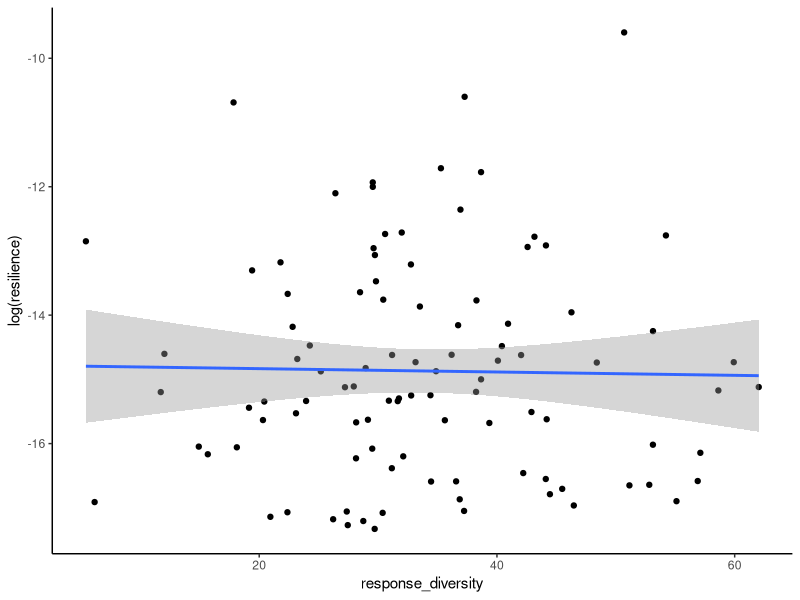
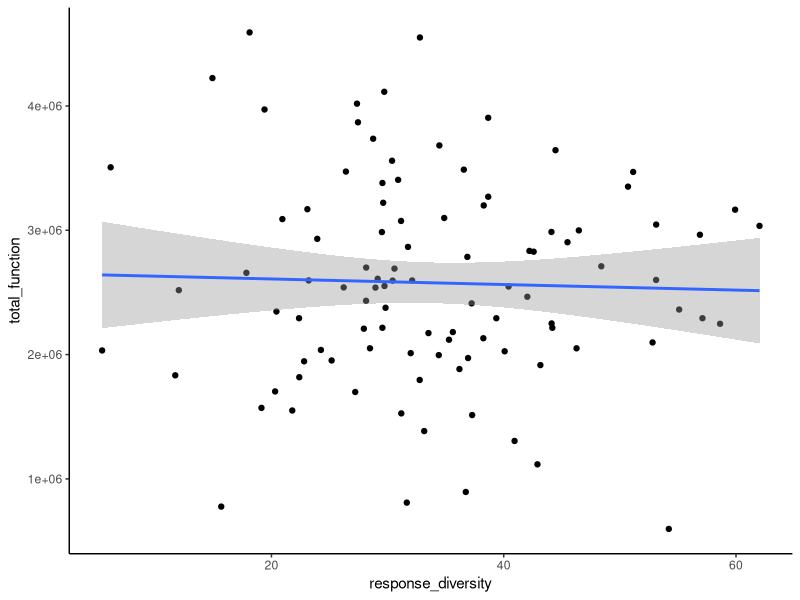
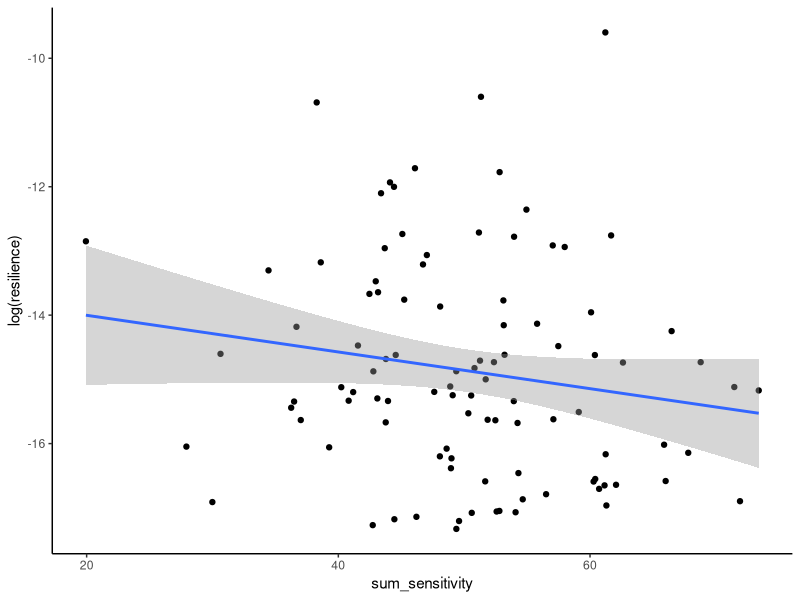
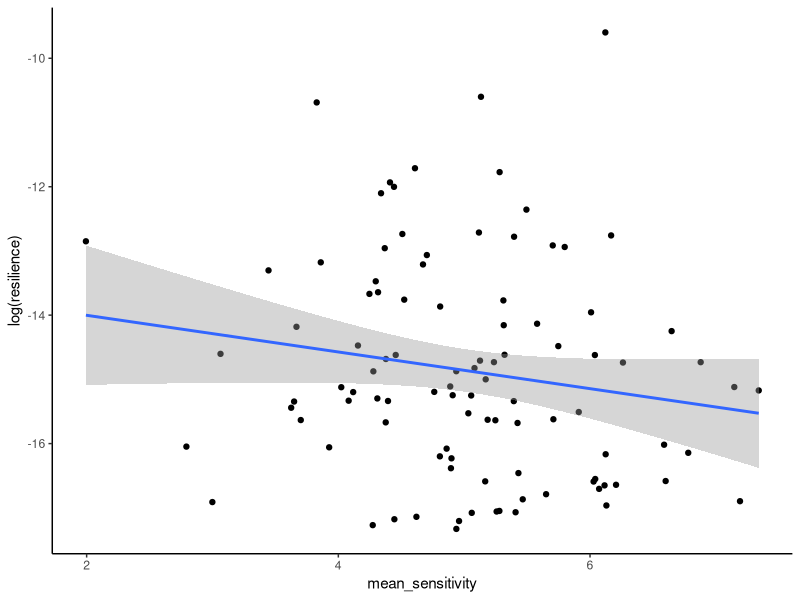

R code for these plots, in order:
# load libraries
library(tidyverse)

# set working directory
setwd(dirname(rstudioapi::getActiveDocumentContext()$path))

# define parameters
n_species <- 10
abundance_intercept_range <- c(0, 1000)
abundance_slope_range <- c(-10, 10)
function_intercept_range <- c(0, 0)
function_slope_range <- c(0, 10)
environment_vals <- seq(0, 100, 1)
n_simulations <- 100

# generate random abundance functions
generate_random_functions <- function(n_species, abund_intercept_range, abund_slope_range, funct_intercept_range, funct_slope_range){
  # loop over each species in model and generate random linear abundance and "function" functions for each one
  # model:
    # abundance = slope * environment + intercept
    # function = slope * abundance + intercept
  do.call(rbind, lapply(1:n_species, function(i){
    data.frame(species_ID = i,
               abundance_intercept = runif(1, abund_intercept_range[1], abund_intercept_range[2]),
               abundance_slope = runif(1, abund_slope_range[1], abund_slope_range[2]),
               function_intercept = runif(1, funct_intercept_range[1], funct_intercept_range[2]),
               function_slope = runif(1, funct_slope_range[1], funct_slope_range[2]))
  }))
}

test <- generate_random_functions(n_species, abundance_intercept_range, abundance_slope_range, function_intercept_range, function_slope_range)

# function to run one simulation (one set of random models)
run_one_sim <- function(n_species, environment_vals, abundance_intercept_range, abundance_slope_range, function_intercept_range, function_slope_range){
  # generate a random set of models
  models <- generate_random_functions(n_species,
                                        abundance_intercept_range,
                                        abundance_slope_range,
                                        function_intercept_range,
                                        function_slope_range)
  
  # calculate abundances and functions for a range of environment values
  model_results <- do.call(rbind, lapply(environment_vals, function(E){
    # loop over every species in model
    do.call(rbind, lapply(1:nrow(models), function(i){
      curr_abundance <- ifelse(((models$abundance_slope[i] * E) + models$abundance_intercept[i]) > 0, ((models$abundance_slope[i] * E) + models$abundance_intercept[i]), 0)
      curr_function <- (models$function_slope[i] * curr_abundance) + models$function_intercept[i]
      data.frame(E = E,
                 species_ID = models$species_ID[i],
                 slope = models$abundance_slope[i],
                 abundance = curr_abundance,
                 funct = curr_function)
    }))
  }))
}

# function to run n simulations
run_n_sims <- function(n_sims, n_species, environment_vals, abundance_intercept_range, abundance_slope_range, function_intercept_range, function_slope_range){
  do.call(rbind, lapply(1:n_sims, function(n){
    curr_results <- run_one_sim(n_species, environment_vals, abundance_intercept_range, abundance_slope_range, function_intercept_range, function_slope_range) %>%
      mutate(sim_number = n)
  }))
}

# run n sets of models
all_results <- run_n_sims(n_simulations, n_species, environment_vals, abundance_intercept_range, abundance_slope_range, function_intercept_range, function_slope_range)

# calculate resilience for each set of models (as inverse variance in sum of functions across environmental gradient)
resilience <- all_results %>%
  group_by(sim_number, E) %>%
  summarize(total_function = sum(funct)) %>%
  group_by(sim_number) %>%
  summarize(resilience = 1/var(total_function),
            total_function = sum(total_function))

# calculate response diversity as variance in slopes for abundance as a function of environment
response_diversity <- all_results %>%
  group_by(sim_number, species_ID) %>%
  summarize(slope = median(slope),
            abs_slope = abs(slope)) %>%
  #ungroup() %>%
  group_by(sim_number) %>%
  summarize(response_diversity = var(slope),
            sum_sensitivity = sum(abs_slope),
            mean_sensitivity = mean(abs_slope))

# join together resilience and response diversity data
model_stats <- resilience %>%
  left_join(response_diversity, by = "sim_number")

# plot model results
ggplot(data = model_stats, aes(x = response_diversity, y = log(resilience))) +
  geom_point() +
  geom_smooth(method = "lm") +
  theme_classic()

ggplot(data = model_stats, aes(x = response_diversity, y = total_function)) +
  geom_point() +
  geom_smooth(method = "lm") +
  theme_classic()

ggplot(data = model_stats, aes(x = sum_sensitivity, y = log(resilience))) +
  geom_point() +
  geom_smooth(method = "lm") +
  theme_classic()

ggplot(data = model_stats, aes(x = mean_sensitivity, y = log(resilience))) +
  geom_point() +
  geom_smooth(method = "lm") +
  theme_classic()

# do some statistical analysis
resilience_response_model <- lm(log(resilience) ~ response_diversity, data = model_stats)
total_funct_response_model <- lm(total_function ~ response_diversity, data = model_stats)

sum_sensitivity_resilience_response_model <- lm(log(resilience) ~ response_diversity + sum_sensitivity, data = model_stats)
mean_sensitivity_resilience_response_model <- lm(log(resilience) ~ response_diversity + mean_sensitivity, data = model_stats)

summary(resilience_response_model)
summary(total_funct_response_model)
summary(sum_sensitivity_resilience_response_model)
summary(mean_sensitivity_resilience_response_model)
